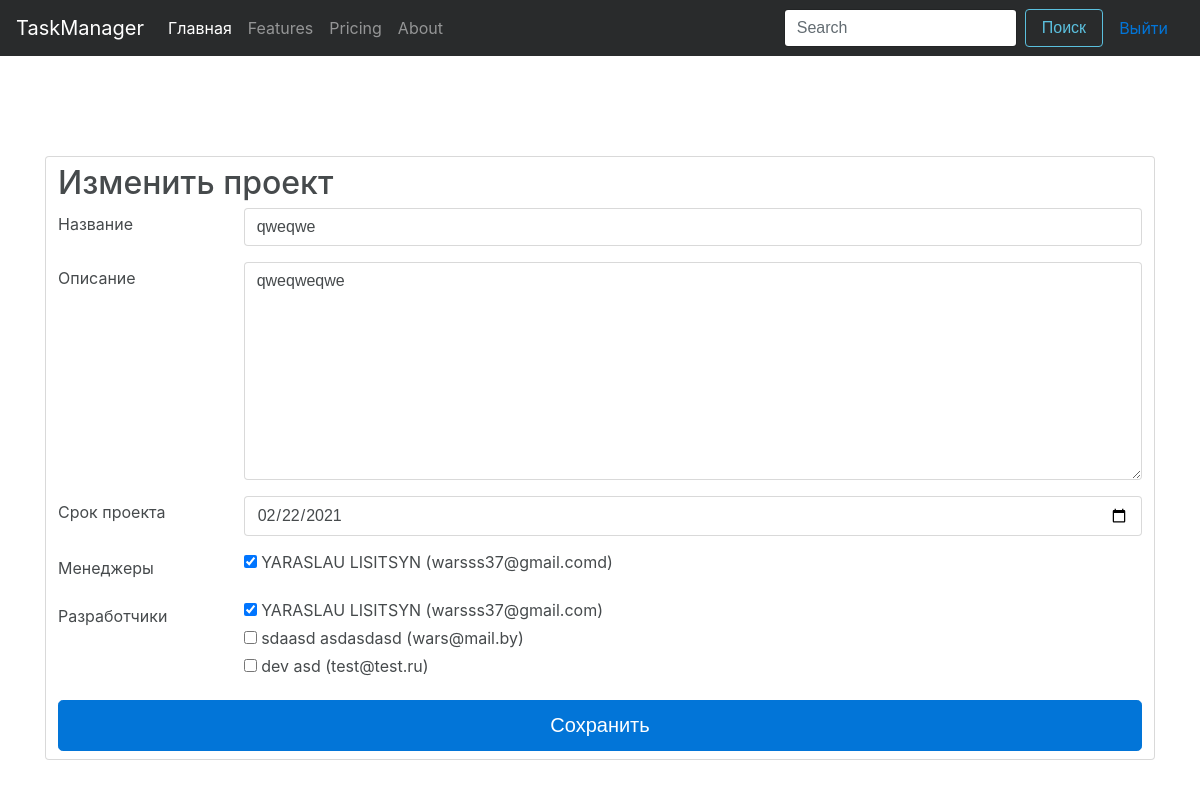
Screenshot of /project/68/edit/ (signed in) with the database file from the repository.
### Project/models.py (models this page shows, shortened)
class Project(models.Model):
    title = models.CharField(max_length=100, verbose_name='Заголовок')
    description = models.TextField(verbose_name='Описание')
    users = models.ManyToManyField(settings.AUTH_USER_MODEL, verbose_name='Те кому домтупен проект')
    due_date = models.DateField(verbose_name='Срок проекта', db_index=True, default=datetime.now())
    date_create = models.DateTimeField(default=datetime.now(), db_index=True, verbose_name='Дата создания')
    class Meta:
        ordering = ['-date_create']
        verbose_name = 'Проект'
        verbose_name_plural = 'Проекты'

### User/models.py (models this page shows, shortened)
class User(AbstractBaseUser, PermissionsMixin, models.Model):
    email = models.EmailField(
        max_length=255,
        unique=True,
        db_index=True,
        verbose_name='Email'
    )
    firstname = models.CharField(
        verbose_name='Имя',
        max_length=40,
        null=True,
        blank=True
    )
    lastname = models.CharField(
        verbose_name='Фамилия',
        max_length=40,
        null=True,
        blank=True
    )
    role = models.CharField(
        max_length=255,
        verbose_name='Права пользователя'
    )
    avatar = models.ImageField(
        blank=True,
        null=True,
        upload_to='uploads/avatar',
        verbose_name='Аватар'
    )
    is_active = models.BooleanField(
        default=True,
        verbose_name='Активен'
    )
    is_admin = models.BooleanField(
        default=False,
        verbose_name='Админ'
    )
    register_date = models.DateTimeField(
        auto_now_add=True,
        verbose_name='Дата регистрации'
    )
    USERNAME_FIELD = 'email'
    REQUIRED_FIELDS = []
    objects = UserManager()
    class Meta:
        verbose_name = 'Пользователь'
        verbose_name_plural = 'Пользователи'

### Project/views.py (the view, shortened to what this page needs)
# urls.py: url(r'^project/(?P<pk>\d+)/edit/$', login_required(ProjectUpdate.as_view()), name='project_edit'),
class ProjectUpdate(TemplateView):
    project = None
    template_name = 'project/project_edit.html'
    form = None
    manager = None
    developer = None
    user = None
    def get(self, request, *args, **kwargs):
        self.project = Project.objects.get(pk = self.kwargs['pk'])
        self.user = Project.objects.filter(users=request.user)
        if (request.user.role == "Manager" and self.user) or request.user.is_admin :
            self.form = ProjectCreateForm(instance=self.project)
            self.manager = User.objects.filter(role='Manager')
            self.developer = User.objects.filter(role='Developer')
            return super(ProjectUpdate, self).get(request, *args, **kwargs)
        else:
            return redirect(reverse('main'))
    def get_context_data(self, **kwargs):
        context = super(ProjectUpdate, self).get_context_data(**kwargs)
        context['project'] = self.project
        context['managers'] = self.manager
        context['developers'] = self.developer
        return context

### templates/project/project_edit.html (shortened to what this page needs)
{% extends 'base.html' %}
{% block content %}
    <div class="container form-cont">
            <form action="" method="post" class="form-control">
                <h2>Изменить проект</h2>
                <div class="form-group row">
                    <label for="text-input" class="col-2 col-form-label">Название</label>
                    <div class="col-10">
                        <input type="text" id="id_title" class="form-control" placeholder="Название" name="title" value="{{ project.title }}"  required>
                    </div>
                </div>
                <div class="form-group row">
                    <label for="textarea-input" class="col-2 col-form-label">Описание</label>
                    <div class="col-10">
                        <textarea name="description" id="id_description" style="width: 100%" rows="10" class="form-control" >{{ project.description }}</textarea>
                    </div>
                </div>
                <div class="form-group row">
                  <label for="date-input" class="col-2 col-form-label">Срок проекта</label>
                  <div class="col-10">
                    <input class="form-control" type="date" id="example-date-input" name="due_date" value="{{ project.due_date|date:'Y-m-d' }}">
                  </div>
                </div>
                 <div class="form-group row">
                  <label for="date-input" class="col-2 col-form-label">Менеджеры</label>
                  <div class="col-10">
                      {% for manager in managers %}
                          <div class="checkbox">
                              <label>
                              {% if user.is_admin %}
                                    <input type="checkbox" name="users" value="{{ manager.id }}" style="padding: 10px" {% for mn in project.users.all %}{% if mn.id == manager.id %} checked {% endif %}{% endfor %}>
                                    <span class="custom-control-description">{{ manager.firstname }} {{ manager.lastname }} ({{ manager.email }})</span>
                              {% endif %}
                              </label>
                          </div>
                      {% endfor %}
                  </div>
                </div>
                <div class="form-group row">
                  <label for="date-input" class="col-2 col-form-label">Разработчики</label>
                  <div class="col-10">
                      {% for developer in developers %}
                          <div class="checkbox">
                              <label>
                                  <input type="checkbox" name="users" value="{{ developer.id }}" style="padding: 10px" {% for mn in project.users.all %}{% if mn.id == developer.id %} checked {% endif %}{% endfor %}>
                                  <span class="custom-control-description">{{ developer.firstname }} {{ developer.lastname }} ({{ developer.email }})</span>
                              </label>
                          </div>
                      {% endfor %}
                  </div>
                </div>
                <div class="submit-button">
                    <input type="submit" value="Сохранить" class="btn btn-lg btn-primary btn-block">
                </div>
            </form>
    </div>
{% endblock %}

### static/css/main.css (style rules this page uses)
.form-cont { margin-top: 100px; }

### rows the page displays
Project: title "qweqwe", description "qweqweqwe", due_date "02/22/2021"
User: users "☑", firstname "YARASLAU", lastname "LISITSYN", email "warsss37@gmail.comd"
User: users "☑", firstname "YARASLAU", lastname "LISITSYN", email "warsss37@gmail.com"
User: firstname "sdaasd", lastname "asdasdasd", email "wars@mail.by"
User: firstname "dev", lastname "asd", email "test@test.ru"
